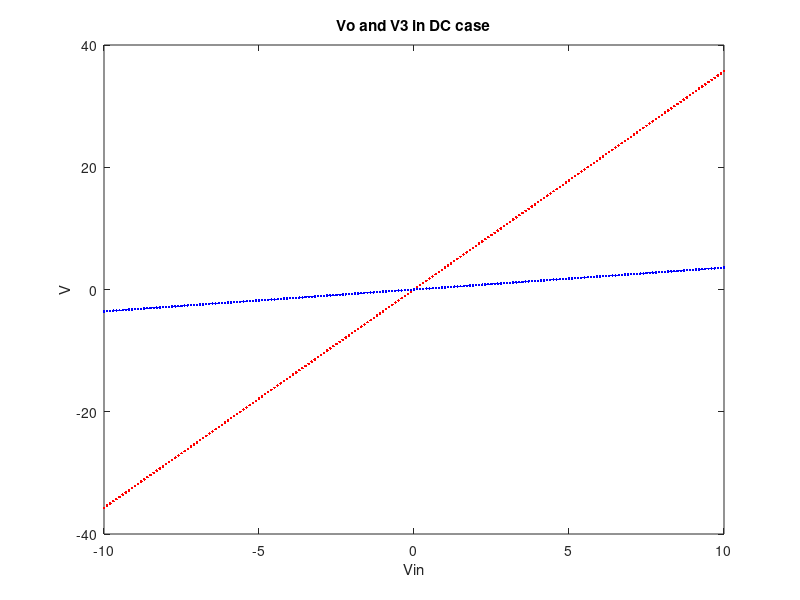
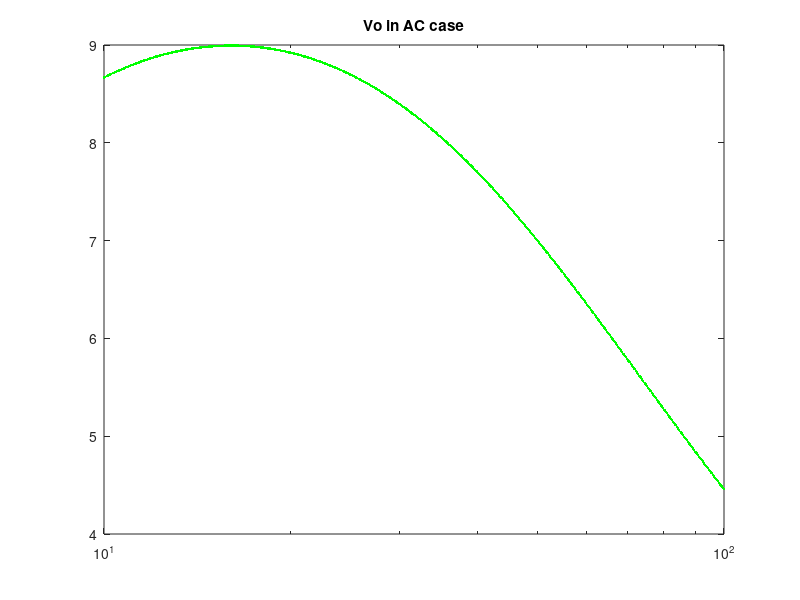
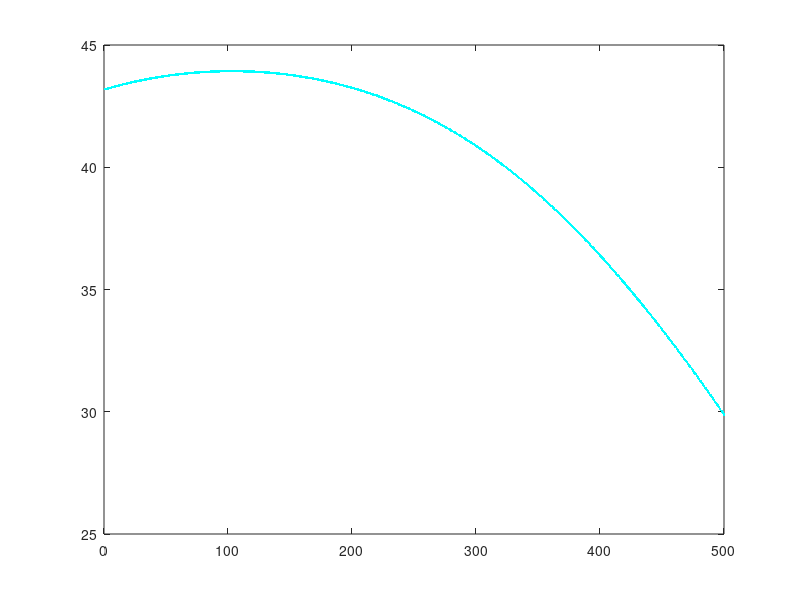
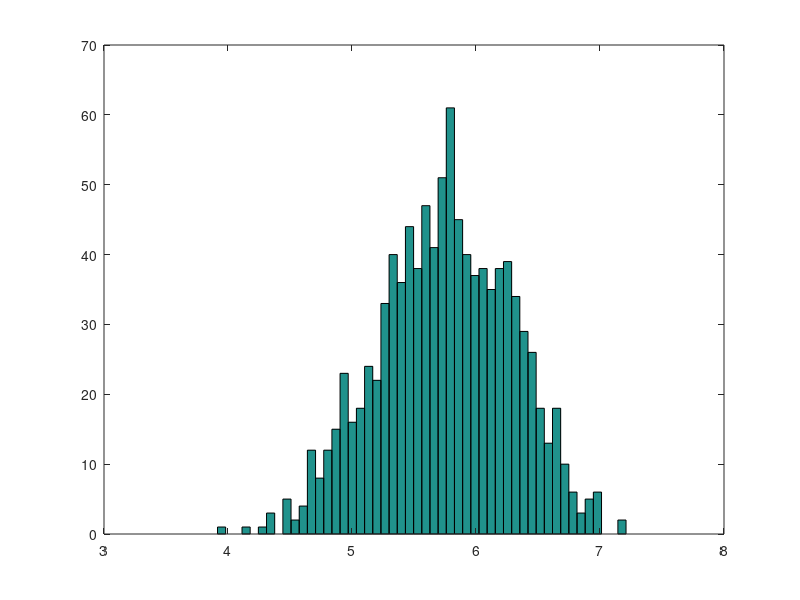

Here is the MATLAB script that generated these plots, in order:
close all
clear 

R1 = 1;
G1 = 1/R1;
c = 0.25;
R2 = 2;
G2 = 1/R2;
L = 0.2;
R3 = 10;
G3 = 1/R3;
a = 100;
R4 = 0.1;
G4 = 1/R4;
Ro = 1000;
Go = 1/Ro;

C = [0 0 0 0 0 0 0;
    -c c 0 0 0 0 0;
    0 0 -L 0 0 0 0;
    0 0 0 0 0 0 0;
    0 0 0 0 0 0 0;
    0 0 0 0 0 0 0;
    0 0 0 0 0 0 0;];

G = [1 0 0 0 0 0 0;
    -G2 G1+G2 -1 0 0 0 0;
    0 1 0 -1 0 0 0;
    0 0 -1 G3 0 0 0;
    0 0 0 0 -a 1 0;
    0 0 0 G3 -1 0 0;
    0 0 0 0 0 -G4 G4+Go];

Vdc = zeros(7,1);
Vac = zeros(7,1);
F = zeros(7,1);

f1 = figure;
f2 = figure;
f3 = figure;
f4 = figure;

for v = -10:0.1: 10
    F(1,1) = v;
    Vdc = G\F;
    
    set(0, 'CurrentFigure', f1)
    plot(v, Vdc(7,1), 'r.')
    hold on
    
    plot(v, Vdc(4,1), 'b.')
    hold on
    title('Vo and V3 in DC case')
    xlabel('Vin')
    ylabel('V')
    
end

w = logspace(1,2,500);
F(1) = 1;
for o = 1:length(w)
    
    Vac = (G+C*1j*w(o))\F;
    set(0, 'CurrentFigure', f2)
    semilogx(w(o), abs(Vac(7,1)), 'g.')
    hold on
    title('Vo in AC case')
    
    dB = 20*log(abs(Vac(7,1))/F(1));
    set(0, 'CurrentFigure', f3)
    plot(o, dB, 'c.')
    hold on
    
end

cs =  0.25 + 0.05.*randn(1,1000);
w = pi;
Vgain = zeros(1000,1);
for m = 1:length(Vgain)
    c = cs(m);
    C(2,1) = -c;
    C(2,2) = c;
    Vac = (G+C*1j*w)\F;
    Vgain(m,1) = abs(Vac(7,1))/F(1);   
end
set(0, 'CurrentFigure', f4)
hist(Vgain,50);